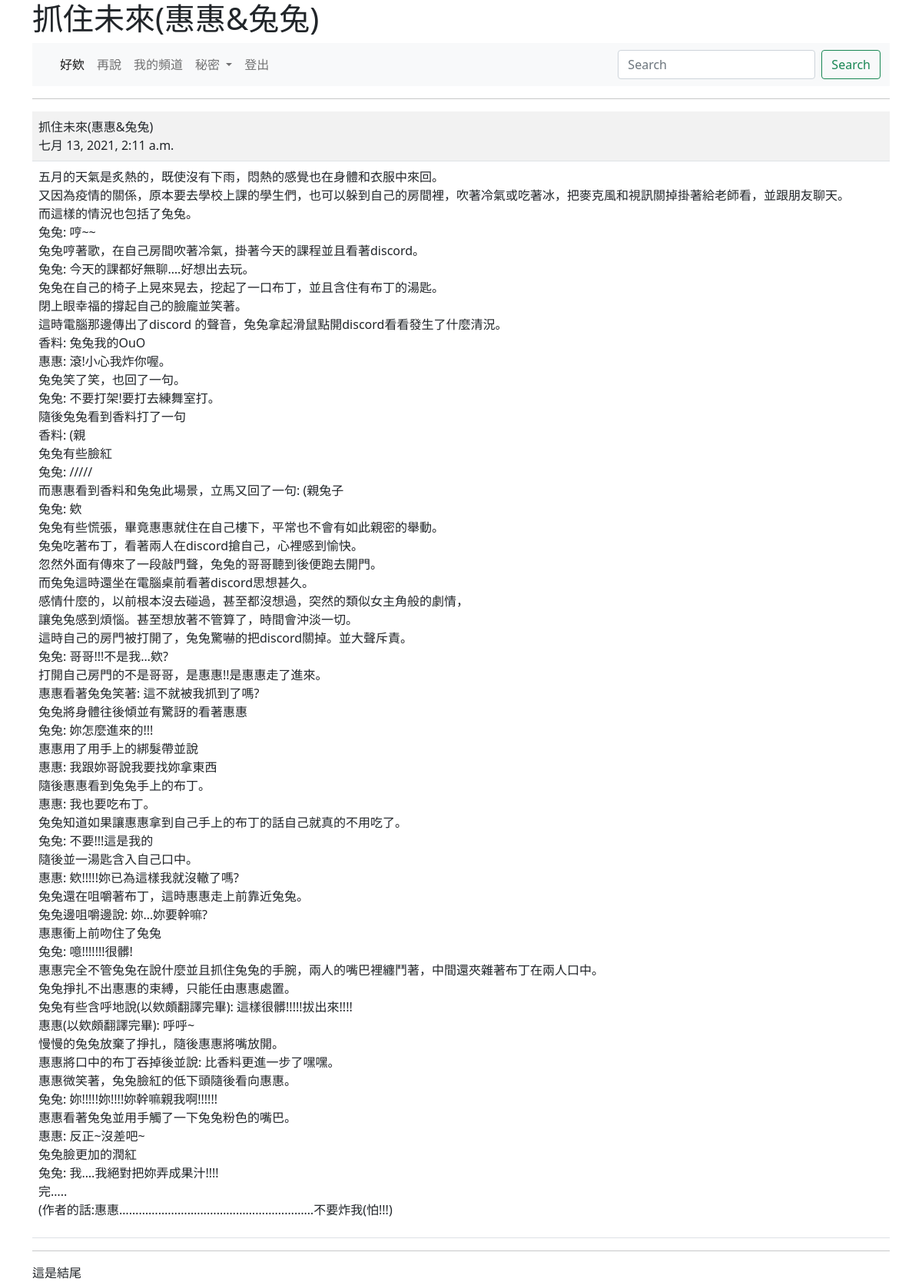
Page /show/6/ (signed in) on the committed database.
### mysite/models.py (models this page shows, shortened)
class Post(models.Model):
    title = models.CharField(max_length=200)
    content = models.TextField()
    pub_date = models.DateTimeField(default=timezone.now)
    class Meta:
        ordering = ('-pub_date',)

### mysite/views.py (the view)
# urls.py: path('show/<int:id>/',views.show),
@login_required(login_url="/admin/login/")
def show(request,id):
    try:
        post = Post.objects.get(id=id)
    except:
        return redirect("/news/")
    return render(request ,"show.html",locals())

### templates/show.html (shortened to what this page needs)
{% extends "base.html" %}
{% block main %}
	<hr>
    <table  class="table table-striped">
        <tr><td>
            {{post.title}}<br>
            {{post.pub_date}}
        </td>
     </tr>
     <tr><td>
         {{post.content | linebreaks}}
     </td>
     </tr>
    </table>
{% endblock %}

### rows in the picture
Post: title "抓住未來(惠惠&兔兔)", pub_date "七月 13, 2021, 2:11 a.m.", content "五月的天氣是炙熱的，既使沒有下雨，悶熱的感覺也在身體和衣服中來回。 又因為疫情的關係，原本要去學校上課的學生們，也可以躲到自己的房間裡，吹著冷氣或吃著冰，把麥克風和視訊關掉掛著給老師看，並跟朋友聊天。 而這樣的情況也包括了兔兔。 兔兔: 哼~~ 兔兔哼著歌，在自己房間吹著冷氣，掛著今天的課程並且看著discord。 兔兔: 今天的課都好無聊….好想出去玩。 兔兔在自己的椅子上晃來晃去，挖起了一口布丁，並且含住有布丁的湯匙。 閉上眼幸福的撐起自己的臉龐並笑著。 這時電腦那邊傳出了discord 的聲音，兔兔拿起滑鼠點開discord看看發生了什麼清況。 香料: 兔兔我的OuO 惠惠: 滾!小心我炸你喔。 兔兔笑了笑，也回了一句。 兔兔: 不要打架!要打去練舞室打。 隨後兔兔看到香料打了一句 香料: (親 兔兔有些臉紅 兔兔: ///// 而惠惠看到香料和兔兔此場景，立馬又回了一句: (親兔子 兔兔: 欸 兔兔有些慌張，畢竟惠惠就住在自己樓下，平常也不會有如此親密的舉動。 兔兔吃著布丁，看著兩人在discord搶自己，心裡感到愉快。 忽然外面有傳來了一段敲門聲，兔兔的哥哥聽到後便跑去開門。 而兔兔這時還坐在電腦桌前看著discord思想甚久。 感情什麼的，以前根本沒去碰過，甚至都沒想過，突然的類似女主角般的劇情， 讓兔兔感到煩惱。甚至想放著不管算了，時間會沖淡一切。 這時自己的房門被打開了，兔兔驚嚇的把discord關掉。並大聲斥責。 兔兔: 哥哥!!!不是我…欸? 打開自己房門的不是哥哥，是惠惠!!是惠惠走了進來。 惠惠看著兔兔笑著: 這不就被我抓到了嗎?…"
